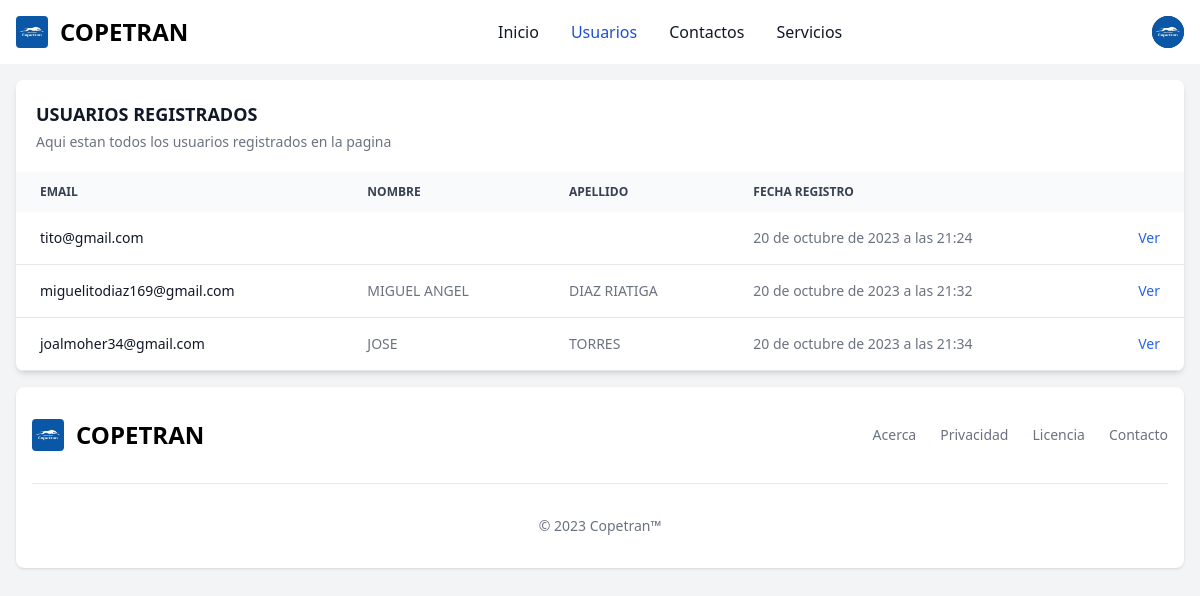
/users/tabla/ (signed in), run on the app's committed database.
### users/models.py (models this page shows, shortened)
class CustomUser(AbstractUser):
    nombre = models.CharField(max_length=100)
    apellido = models.CharField(max_length=100)
    email = models.EmailField(unique=True)
    fecha_unirse = models.DateTimeField(auto_now_add=True)

### users/views.py (the view)
# urls.py: path('users/', include('users.urls')),
def users(request):
    usuarios = CustomUser.objects.all()
    contexto = {
        'url': 1,
        'users': usuarios,
    }
    return render(request, 'users/users_table.html', contexto)

### templates/users/users_table.html (shortened to what this page needs)
{% extends 'base.html' %}
{% block content %}
<body>
<div class="hidden md:block relative overflow-x-auto shadow-md sm:rounded-lg">
    <table class="w-full text-sm text-left text-gray-500 dark:text-gray-400">
        <caption class="p-5 text-lg font-semibold text-left text-gray-900 bg-white dark:text-white dark:bg-gray-900">
            USUARIOS REGISTRADOS
            <p class="mt-1 text-sm font-normal text-gray-500 dark:text-gray-400">Aqui estan todos los usuarios registrados en la pagina</p>
        </caption>
        <thead class="text-xs text-gray-700 uppercase bg-gray-50 dark:bg-gray-700 dark:text-gray-400">
            <tr>
                <th scope="col" class="px-6 py-3">
                    Email
                </th>
                <th scope="col" class="px-6 py-3">
                    Nombre
                </th>
                <th scope="col" class="px-6 py-3">
                    Apellido
                </th>
                <th scope="col" class="px-6 py-3">
                    Fecha Registro
                </th>
                <th scope="col" class="px-6 py-3">
                </th>
            </tr>
        </thead>
        <tbody>
            {% for user in users %}
                <tr class="bg-white border-b dark:bg-gray-900 dark:border-gray-700">
                    <th scope="row" class="px-6 py-4 font-medium text-gray-900 whitespace-nowrap dark:text-white">
                        {{user.email}}
                    </th>
                    <td class="px-6 py-4">
                        {{user.nombre}}
                    </td>
                    <td class="px-6 py-4">
                        {{user.apellido}}
                    </td>
                    <td class="px-6 py-4">
                        {{user.fecha_unirse}}
                    </td>
                    <td class="px-6 py-4 text-right">
                        <a href="#" class="font-medium text-blue-600 dark:text-blue-500 hover:underline">Ver</a>
                    </td>
                </tr>
            {% endfor %}
        </tbody>
    </table>
</div>
</body>
{% endblock content %}

### data on the page
CustomUser: email "tito@gmail.com", fecha_unirse "20 de octubre de 2023 a las 21:24"
CustomUser: email "miguelitodiaz169@gmail.com", nombre "MIGUEL ANGEL", apellido "DIAZ RIATIGA", fecha_unirse "20 de octubre de 2023 a las 21:32"
CustomUser: email "joalmoher34@gmail.com", nombre "JOSE", apellido "TORRES", fecha_unirse "20 de octubre de 2023 a las 21:34"
